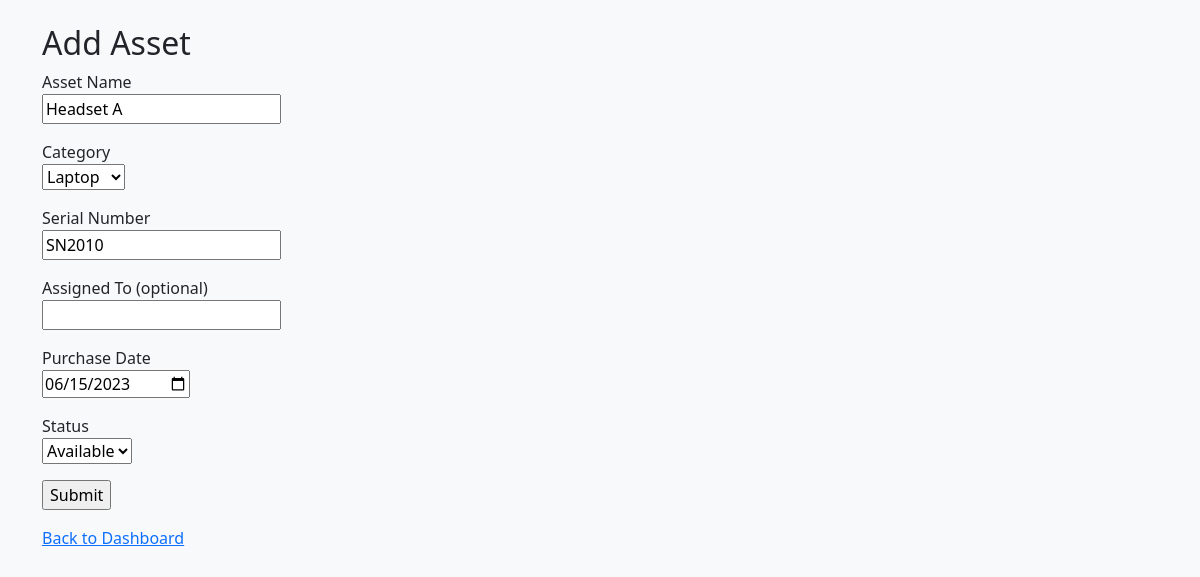
The page /assets/edit/10 (signed in) on the database its author committed.
### models.py (models this page shows)
class Asset(db.Model):
    id = db.Column(db.Integer, primary_key=True)
    name = db.Column(db.String(100), nullable=False)
    category = db.Column(db.String(50), nullable=False)
    serial_number = db.Column(db.String(100), unique=True, nullable=False)
    assigned_to_id = db.Column(db.Integer, db.ForeignKey('user.id'))
    assigned_user = db.relationship('User', backref='assets')
    purchase_date = db.Column(db.Date)
    status = db.Column(db.String(50), default="Available")

### app.py (the view)
@app.route('/assets/edit/<int:asset_id>', methods=['GET', 'POST'])
def edit_asset(asset_id):
    if 'username' not in session:
        return redirect(url_for('login'))
    asset = Asset.query.get_or_404(asset_id)
    if session['role'] != 'admin' and (
        not asset.assigned_user or asset.assigned_user.username != session['username']
    ):
        flash("You can only edit assets assigned to you.", "danger")
        return redirect(url_for('dashboard'))
    form = AssetForm(obj=asset)
    if form.validate_on_submit():
        form.populate_obj(asset)
        db.session.commit()
        flash('Asset updated!', 'success')
        return redirect(url_for('dashboard'))
    elif form.errors:
        print("Form errors:", form.errors)
    return render_template('add_asset.html', form=form)

### forms.py
class AssetForm(FlaskForm):
    name = StringField('Asset Name', validators=[DataRequired()])
    category = SelectField('Category', choices=[
        ('Laptop', 'Laptop'),
        ('Monitor', 'Monitor'),
        ('Phone', 'Phone'),
        ('Other', 'Other')
    ], validators=[DataRequired()])
    serial_number = StringField('Serial Number', validators=[DataRequired()])
    assigned_to = StringField('Assigned To (optional)')
    purchase_date = DateField(
        'Purchase Date',
        format='%Y-%m-%d',
        render_kw={"type": "date"}
    )
    status = SelectField('Status', choices=[
        ('Available', 'Available'),
        ('In Use', 'In Use'),
        ('Faulty', 'Faulty'),
        ('Retired', 'Retired')
    ], validators=[DataRequired()])
    submit = SubmitField('Submit')

### templates/add_asset.html (shortened to what this page needs)
{% extends "base.html" %}
{% block content %}
<h2>Add Asset</h2>
<form method="POST">
    <p>{{ form.name.label }}<br>{{ form.name }}</p>
    <p>{{ form.category.label }}<br>{{ form.category }}</p>
    <p>{{ form.serial_number.label }}<br>{{ form.serial_number }}</p>
    <p>{{ form.assigned_to.label }}<br>{{ form.assigned_to }}</p>
    <p>{{ form.purchase_date.label }}<br>{{ form.purchase_date }}</p>
    <p>{{ form.status.label }}<br>{{ form.status }}</p>
    <p>{{ form.submit }}</p>
</form>
<a href="{{ url_for('dashboard') }}">Back to Dashboard</a>
{% endblock %}

### rows shown on the page
Asset: name "Headset A", category "Laptop", serial_number "SN2010", purchase_date "06/15/2023", status "Available"
